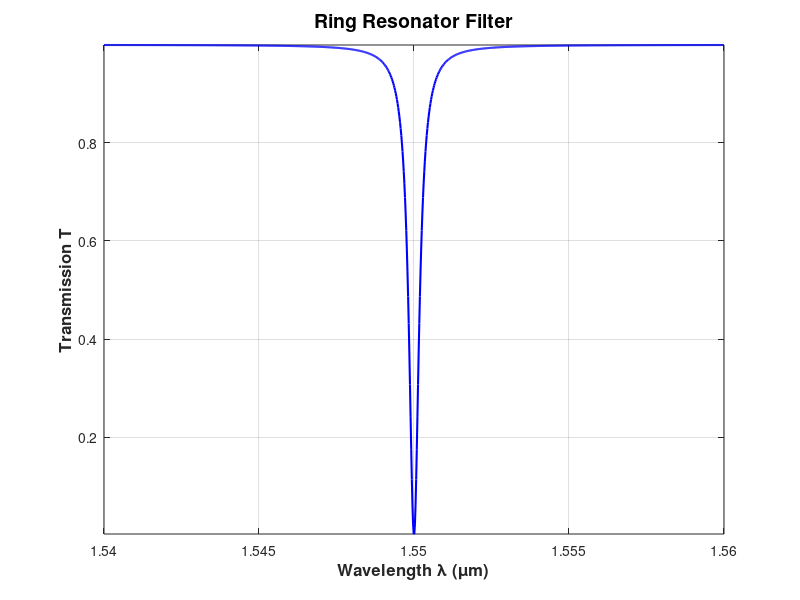

Here is the MATLAB script that generated this plot:
clear; clc; close all;

% Constants
lambda = 1.55;
a = 0.225;
n1 = 2.31;
n0 = 1.46;
Kl = 0.14321;

% Solve waveguide parameters
k = 2*pi/lambda;
v = k*a*sqrt(n1^2 - n0^2);
eq = @(b) v*sqrt(1-b) - atan(sqrt(b./(1-b)));
b = fzero(eq, [0, 0.999]);

ne = sqrt(n0^2 + b*(n1^2 - n0^2));
beta = k*ne;
kappa = sqrt(k^2*n1^2 - beta^2);
sigma = sqrt(beta^2 - k^2*n0^2);

% R >= 3um -- this constraint is met at minimum value m=26
R = lambda*26 / (2*pi*ne);
L = R*2*pi;

% Marcus Approximation
alpha = 0.5*(sigma^2 / (beta*(sigma*a+1)) * kappa^2 / (k^2*(n1^2-n0^2)) ...
    * exp(2*sigma*a) * exp(-2*beta*R*atanh(sigma/beta) + 2*R*sigma));

%% Transmission

% Given definitions for Transmission
x = exp(-alpha*L);
y = cos(Kl);

% Wavelength array
wave_range = linspace(1.54, 1.56, 1000);

% Parameters for each vector in array
k_vec = 2*pi./wave_range;
beta_vec = ne.*k_vec;
phi_vec = beta_vec*L;

% Transmission
T = 1 -((1-x^2)*(1-y^2) ./ ((1-x*y)^2 + 4*x*y * sin(phi_vec./2).^2));

% Plot
figure;
plot(wave_range, T, 'b-', 'LineWidth', 1.5);
xlabel('Wavelength \lambda (\mum)', 'FontSize', 12, 'FontWeight', 'bold');
ylabel('Transmission T', 'FontSize', 12, 'FontWeight', 'bold');
title('Ring Resonator Filter', 'FontSize', 14);
grid on;
axis tight;
